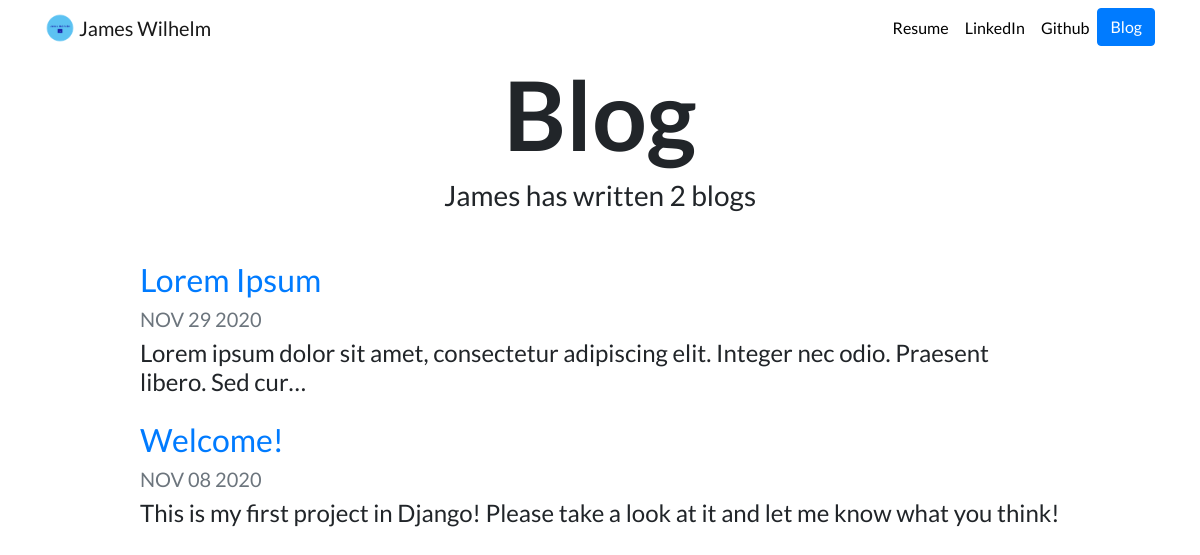
Screenshot of /blog/ with the database file from the repository.
### blog/models.py (models this page shows, shortened)
class Blog(models.Model):
    title = models.CharField(max_length=200)
    description = models.TextField()
    date = models.DateField()

### blog/views.py (the view)
# urls.py: path('', views.all_blogs, name='all_blogs'),
def all_blogs(request):
    blogs = Blog.objects.all()
    return render(request, 'blog/all_blogs.html', {'blogs':blogs})

### blog/templates/blog/all_blogs.html
{% extends "portfolio/base.html" %}
{% load static %}
{% block content %}
<h1 id="blogtitle" class="font-weight-bold text-center">Blog</h1>
<h3 class="text-center mb-5">James has written {{ blogs.count }} blog{{ blogs.count|pluralize }}</h3>
{% for blog in blogs %}
<div class="row justify-content-center my-3">
  <div class="col-md-10">
    <a href="{% url 'blog:detail' blog.id %}">
      <h2>{{ blog.title }}</h2>
    </a>
    <h5 class="text-muted">{{ blog.date|date:'M d Y'|upper }}</h5>
    <h4>{{ blog.description|striptags|truncatechars:100 }}</h4>
  </div>
</div>
{% endfor %}
{% endblock %}

### portfolio/static/portfolio/custom.css (style rules this page uses)
body { font-family: 'Lato', sans-serif; }
#blogtitle { font-size: 6rem; }

### rows the page displays
Blog: title "Lorem Ipsum", date "NOV 29 2020", description "Lorem ipsum dolor sit amet, consectetur adipiscing elit. Integer nec odio. Praesent libero. Sed cur…"
Blog: title "Welcome!", date "NOV 08 2020", description "This is my first project in Django! Please take a look at it and let me know what you think!"

### other values shown
{{ blogs.count }} "2"
